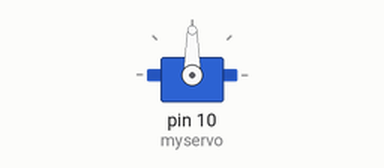
This sketch was run on a simulated Arduino Uno, built with avr-gcc and run on an emulated ATmega328P. Shown: servo.

Above: at 0.05 s.
Timing chart, 0 to 4.6 s (numbered marks = the images above):
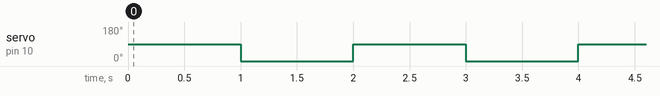

The sketch:

3_Servo_Position.ino
```cpp
// Using this sketch we can tell the servo to go to a specific position in degrees!
#include <Servo.h> // This is a servo library

#define SERVO_PIN 10 // labeled A3 on Circuit Playground
#define DELAY 1000 // how long do we want to wait between movements?

Servo myservo;  // create servo object to control a servo

int pos = 0;    // variable to store the servo position

void setup() {
  myservo.attach(10);  // attaches the servo on pin 10 to the object
}

void loop() {
    myservo.write(90);              // tell servo to go to position in () - 90 is 90 degrees!
    delay(DELAY);                       // waits for the value of DELAY (see top of sketch!)

    myservo.write(0);              // tell servo to go to position in () - 0 is back to start!
    delay(DELAY);                       // waits for the value of DELAY (see top of sketch!)

}
```

Measured:
- by itself, servo on pin 10 (myservo): alternates 90° for 1.0 s and 0° for 1.0 s
